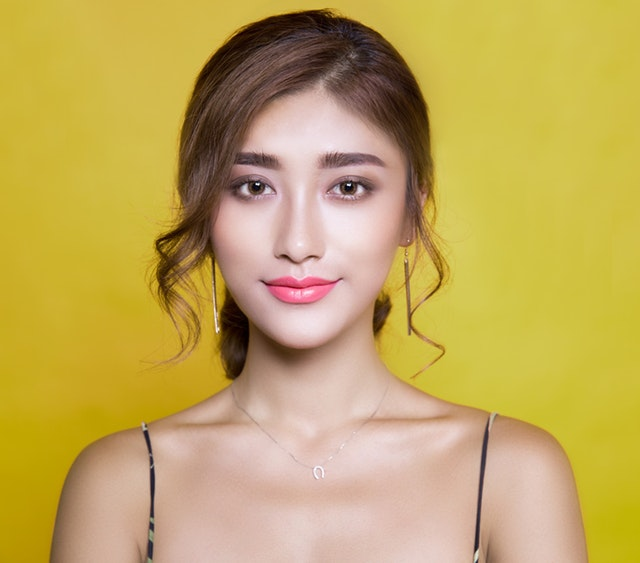
#> input picture imgs/09.jpg, 640 x 563 px
$ jupyter execute --allow-errors PersonalColor2.ipynb
#> lines starting #> are read from the running program, lines starting #| are printed output that depends on the picture; after the words box and inside, x2 and y2 are one past the last pixel; in counts of white or black regions, pixels touching at a corner belong together
[cell 1]
import numpy as np
import pandas as pd
import matplotlib.pyplot as plt
import random
import cv2 as cv

file_name = "09"
img = cv.imread("imgs/"+file_name+".jpg")
#> img is the input picture: shape (563, 640, 3); mean B, G, R 91.1, 168.2, 194.5
random.seed(11)

[cell 2]
# 피부 검출1
lower = np.array([0, 48, 80], dtype = "uint8")
upper = np.array([20, 255, 255], dtype = "uint8")

converted = cv.cvtColor(img, cv.COLOR_BGR2HSV)
#> converted: shape (563, 640, 3); mean H, S, V 23.9, 138.3, 194.5
skinMask = cv.inRange(converted, lower, upper)
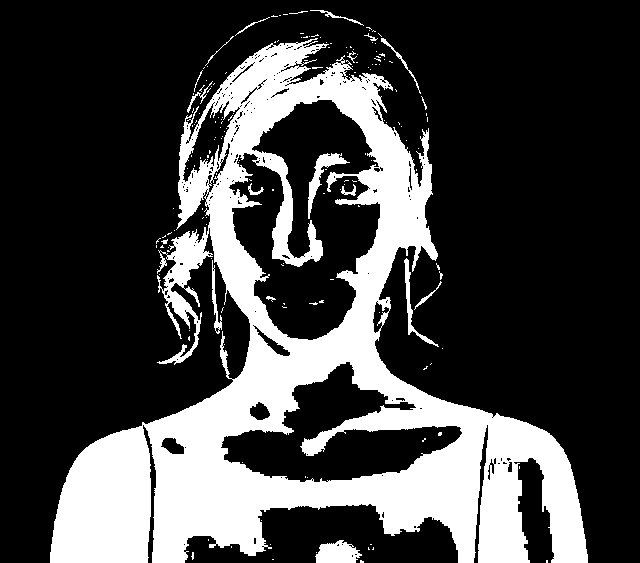
#> skinMask: shape (563, 640); 26.3% white; 173 white regions (153 under 20 px), largest, box (x1, y1, x2, y2) and area: (50, 38, 588, 563) 91262, (315, 540, 362, 563) 771, (308, 153, 350, 219) 623

kernel = cv.getStructuringElement(cv.MORPH_ELLIPSE, (11,11))
skinMask = cv.erode(skinMask, kernel, iterations = 2)
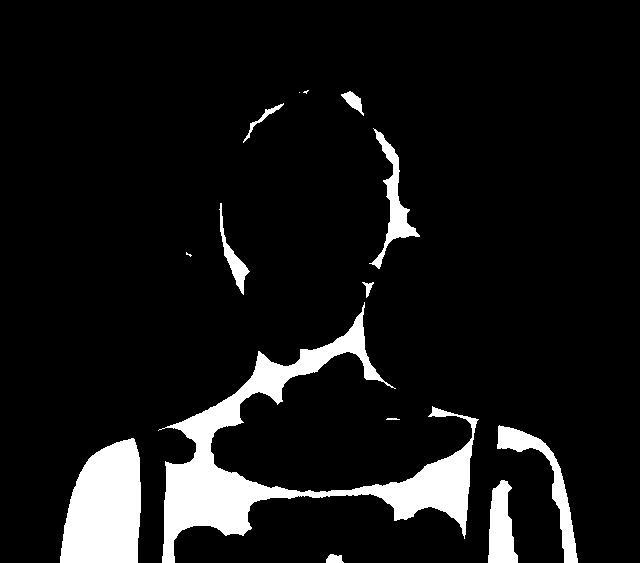
#> skinMask: shape (563, 640); 8.8% white; 14 white regions (3 under 20 px), largest, box (x1, y1, x2, y2) and area: (158, 302, 479, 563) 16891, (60, 438, 141, 563) 7950, (497, 425, 578, 563) 2163
skinMask = cv.dilate(skinMask, kernel, iterations = 2)
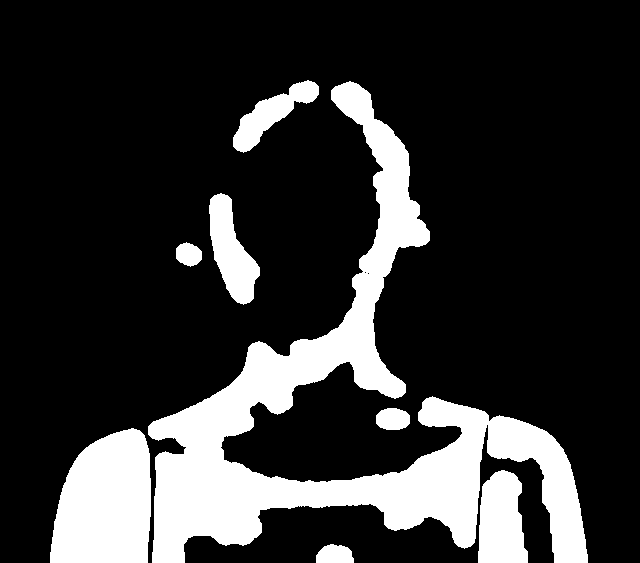
#> skinMask: shape (563, 640); 19.5% white; 8 white regions, largest, box (x1, y1, x2, y2) and area: (148, 81, 588, 563) 48325, (50, 428, 151, 563) 11044, (478, 470, 528, 563) 3717

skinMask = cv.GaussianBlur(skinMask, (3,3), 0)
skin = cv.bitwise_and(img, img, mask = skinMask)
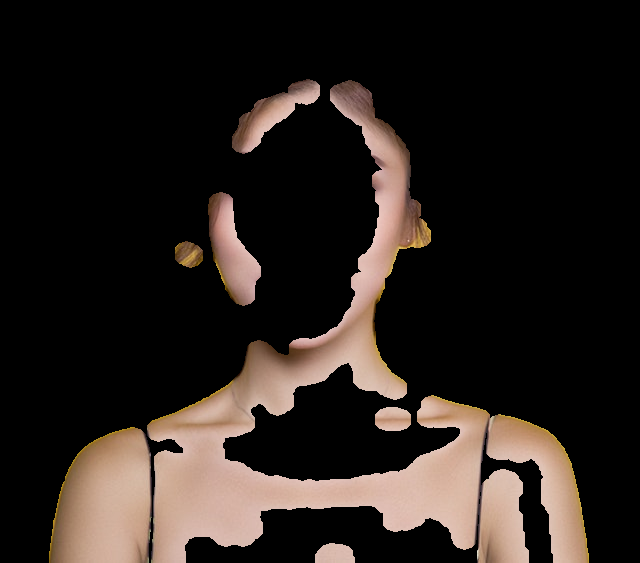
#> skin: shape (563, 640, 3); mean B, G, R 28.5, 32.8, 40.2

result = skin

[cell 3]
# 피부 검출2
img = cv.cvtColor(result, cv.COLOR_BGR2HLS)
#> img: shape (563, 640, 3); mean of channels 0, 1, 2 2.3, 34.4, 19
skin_img = img
temp_img = cv.cvtColor(img, cv.COLOR_HLS2RGB)

h, w, c = img.shape
#> h = 563; w = 640; c = 3


for i in range(h) :
    for j in range(w) :
        H = img[i][j][0]
        L = img[i][j][1]
        S = img[i][j][2]

        R = temp_img[i][j][0]
        G = temp_img[i][j][1]
        B = temp_img[i][j][2]

        LS_ratio = L/S
        skin_pixel = bool((S>=50) and (LS_ratio > 0.5) and (LS_ratio < 3.0) and ((H <= 25) or (H >= 165)))
        temp_pixel = bool((R == G) and (G == B) and (R >= 220))

        if skin_pixel :
            if temp_pixel :
                skin_img[i][j][0] = 0
                skin_img[i][j][1] = 0
                skin_img[i][j][2] = 0
            else :
                pass
        else :
            skin_img[i][j][0] = 0
            skin_img[i][j][1] = 0
            skin_img[i][j][2] = 0
#> skin_img: shape (563, 640, 3); mean of channels 0, 1, 2 2.1, 33.8, 18.6


skin_img = cv.cvtColor(skin_img, cv.COLOR_HLS2BGR)
for i in range(h) :
    for j in range(w) :
        B = skin_img[i][j][0]
        G = skin_img[i][j][1]
        R = skin_img[i][j][2]

        bg_pixel = bool(B==0 and G==0 and R==0)

        if bg_pixel :
            skin_img[i][j][0] = 255
            skin_img[i][j][1] = 255
            skin_img[i][j][2] = 255
        else :
            pass
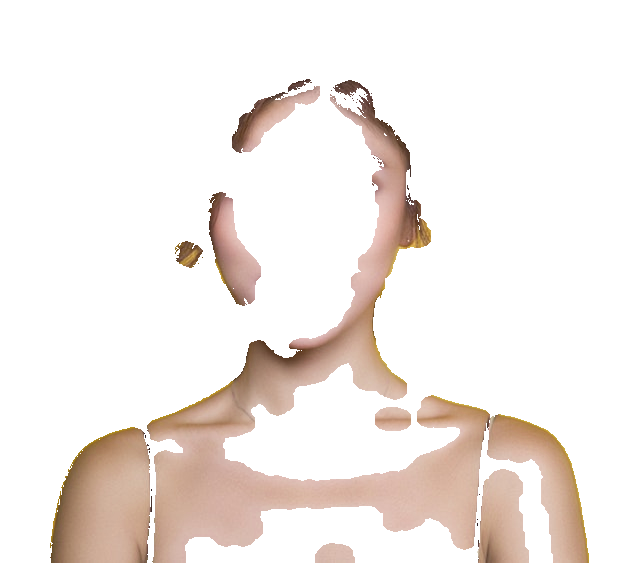
#> skin_img: shape (563, 640, 3); mean B, G, R 231.7, 235.9, 243.1

[cell 4]
from sklearn.cluster import KMeans

cvt_img = cv.cvtColor(skin_img, cv.COLOR_BGR2RGB)

cvt_img = cvt_img.reshape((cvt_img.shape[0]*cvt_img.shape[1], 3))
k = 20
clt = KMeans(n_clusters=k)
clt.fit(cvt_img)

[cell 5]
def color_ratio(clt) :
    numLabels = np.arange(0, len(np.unique(clt.labels_))+1)
    (hist, _) = np.histogram(clt.labels_, bins=numLabels)
    hist = hist.astype("float")
    hist /= hist.sum()
    return hist

# k=5이므로 다섯개의 영역에 얼마만큼의 퍼센테이지가 차지되었는지 return된다.

def plot_colors(hist, centroids):
    bar = np.zeros((50, 300, 3), dtype = "uint8")
    startX = 0

    for (percent, color) in zip(hist, centroids):
        endX = startX + (percent * 300)
        cv.rectangle(bar, (int(startX), 0), (int(endX), 50),
            color.astype("uint8").tolist(), -1)
        startX = endX
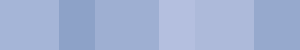
#> bar: shape (50, 300, 3); mean of channels 0, 1, 2 212.2, 177.8, 161.7; drawn as B, G, R
    return bar

[cell 6]
hist = color_ratio(clt)
temp = np.array(clt.cluster_centers_)

# hist에서 높은 값 제거, cluster_centers_에서도 제거)
del_index = hist.argmax()
hist = np.delete(hist, del_index)
temp = np.delete(temp, del_index, 0)

# hist에서 제일 낮은 값 제거, cluster_centers_ 에서도 제거
del_index = np.argmin(hist)
hist = np.delete(hist, del_index)
temp = np.delete(temp, del_index, 0)

del_index = np.argmin(hist)
hist = np.delete(hist, del_index)
temp = np.delete(temp, del_index, 0) # 3

del_index = np.argmin(hist)
hist = np.delete(hist, del_index)
temp = np.delete(temp, del_index, 0) # 4

del_index = np.argmin(hist)
hist = np.delete(hist, del_index)
temp = np.delete(temp, del_index, 0) # 5

del_index = np.argmin(hist)
hist = np.delete(hist, del_index)
temp = np.delete(temp, del_index, 0)

del_index = np.argmin(hist)
hist = np.delete(hist, del_index)
temp = np.delete(temp, del_index, 0)

del_index = np.argmin(hist)
hist = np.delete(hist, del_index)
temp = np.delete(temp, del_index, 0)

del_index = np.argmin(hist)
hist = np.delete(hist, del_index)
temp = np.delete(temp, del_index, 0)

del_index = np.argmin(hist)
hist = np.delete(hist, del_index)
temp = np.delete(temp, del_index, 0)

del_index = np.argmin(hist)
hist = np.delete(hist, del_index)
temp = np.delete(temp, del_index, 0)

del_index = np.argmin(hist)
hist = np.delete(hist, del_index)
temp = np.delete(temp, del_index, 0)

del_index = np.argmin(hist)
hist = np.delete(hist, del_index)
temp = np.delete(temp, del_index, 0)

del_index = np.argmin(hist)
hist = np.delete(hist, del_index)
temp = np.delete(temp, del_index, 0)

# 비율 재조정
hist = hist / hist.sum()

[cell 7]
# 피부톤 RGB
colors=plot_colors(hist, temp)
colors_mean = colors.mean(axis=0)
#> colors_mean = 300 rows, first 8: [215, 181, 165], [215, 181, 165], [215, 181, 165], [215, 181, 165], [215, 181, 165], [215, 181, 165], [215, 181, 165], [215, 181, 165]

# 피부톤 RGB 평균값 구하기
RGB_mean = colors_mean.mean(axis=0,dtype=int)
#> RGB_mean = [212, 177, 161]
RGB_list = RGB_mean.tolist()
#> RGB_list = [212, 177, 161]

[cell 8]
import colorsys

# RGB -> HSV
def revised_rgb_to_hsv(r, g, b):
    (h, s, v) = colorsys.rgb_to_hsv(r/255, g/255, b/255)
    h *= 360
    s *= 100
    v *= 100
    return round(h), round(s), round(v)

hsv = revised_rgb_to_hsv(RGB_list[0], RGB_list[1], RGB_list[2])
#> hsv = (19, 24, 83)

$ run again, with imgs/01.jpg copied over imgs/09.jpg
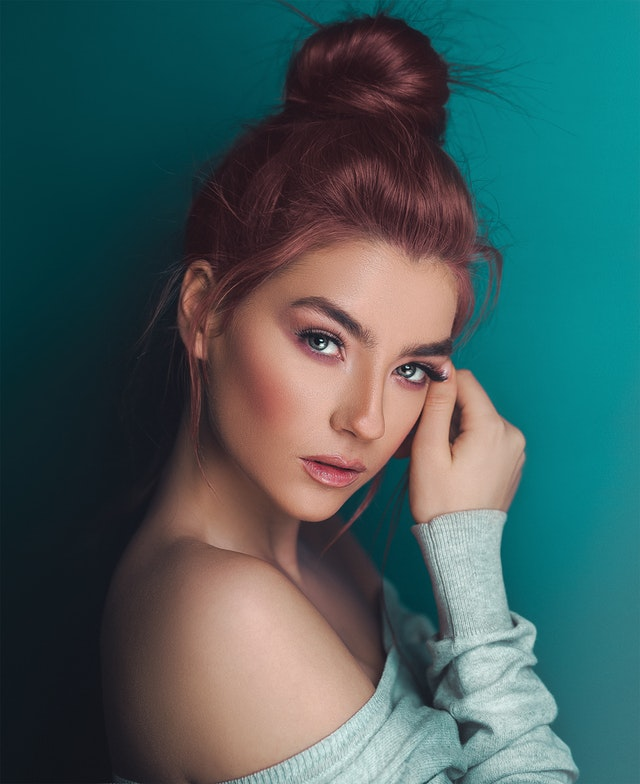
#> input picture imgs/01.jpg, 640 x 784 px
#> img is the input picture: shape (784, 640, 3); mean B, G, R 93.3, 92.9, 66.6
#> converted: shape (784, 640, 3); mean H, S, V 83.5, 143.3, 108.8
#> `skinMask = cv.inRange(converted, lower, upper)`:
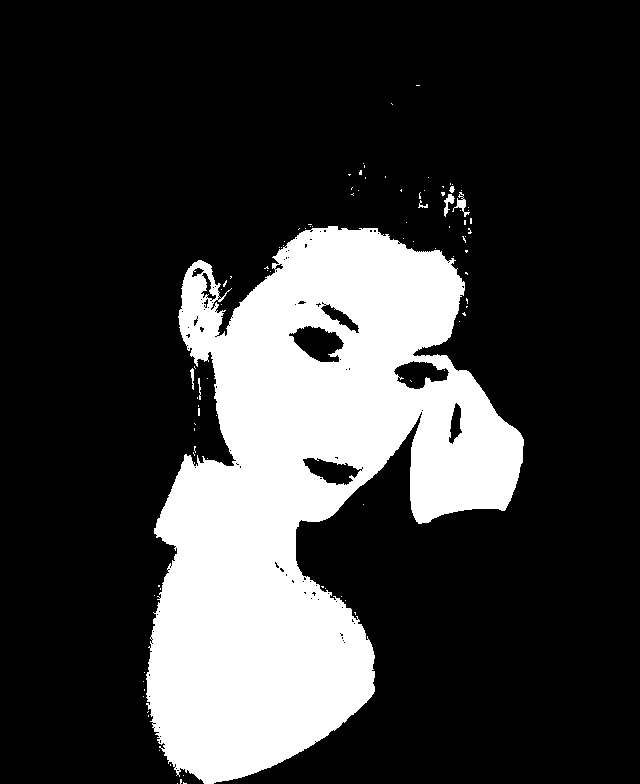
#> skinMask: shape (784, 640); 22.7% white; 97 white regions (90 under 20 px), largest, box (x1, y1, x2, y2) and area: (146, 226, 524, 784) 113249, (452, 192, 470, 217) 129, (444, 194, 455, 217) 107
#> img: shape (784, 640, 3); mean of channels 0, 1, 2 2.1, 31.5, 17.9
#> after the loop in plot_colors, `for (percent, color) in zip(hist, centroids):`:
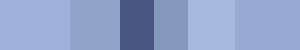
#> bar: shape (50, 300, 3); mean of channels 0, 1, 2 199.7, 160.6, 144.4; drawn as B, G, R
#> colors_mean = 300 rows, first 8: [216, 176, 160], [216, 176, 160], [216, 176, 160], [216, 176, 160], [216, 176, 160], [216, 176, 160], [216, 176, 160], [216, 176, 160]
#> RGB_mean = [199, 160, 144]
#> hsv = (17, 28, 78)

$ run again, with imgs/02.jpg copied over imgs/09.jpg
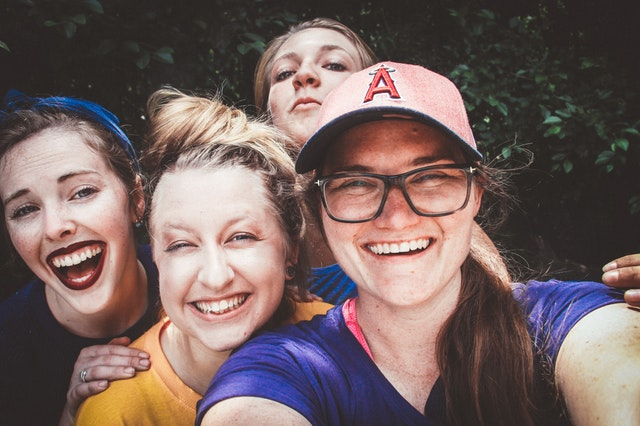
#> input picture imgs/02.jpg, 640 x 426 px
#> img is the input picture: shape (426, 640, 3); mean B, G, R 96.3, 98.7, 117.6
#> converted: shape (426, 640, 3); mean H, S, V 29.5, 62.1, 122.7
#> `skinMask = cv.inRange(converted, lower, upper)`:
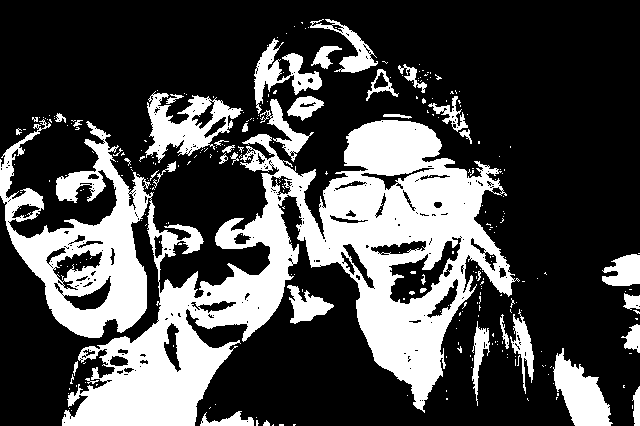
#> skinMask: shape (426, 640); 29.4% white; 299 white regions (258 under 20 px), largest, box (x1, y1, x2, y2) and area: (0, 119, 520, 426) 63344, (145, 91, 243, 163) 3035, (553, 348, 613, 426) 2460
#> img: shape (426, 640, 3); mean of channels 0, 1, 2 1.5, 24.4, 17.6
#> after the loop in plot_colors, `for (percent, color) in zip(hist, centroids):`:
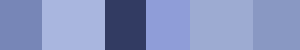
#> bar: shape (50, 300, 3); mean of channels 0, 1, 2 192.2, 147.8, 134.4; drawn as B, G, R
#> colors_mean = 300 rows, first 8: [183, 134, 119], [183, 134, 119], [183, 134, 119], [183, 134, 119], [183, 134, 119], [183, 134, 119], [183, 134, 119], [183, 134, 119]
#> RGB_mean = [192, 147, 134]
#> hsv = (13, 30, 75)

$ run again, with imgs/03.jpg copied over imgs/09.jpg
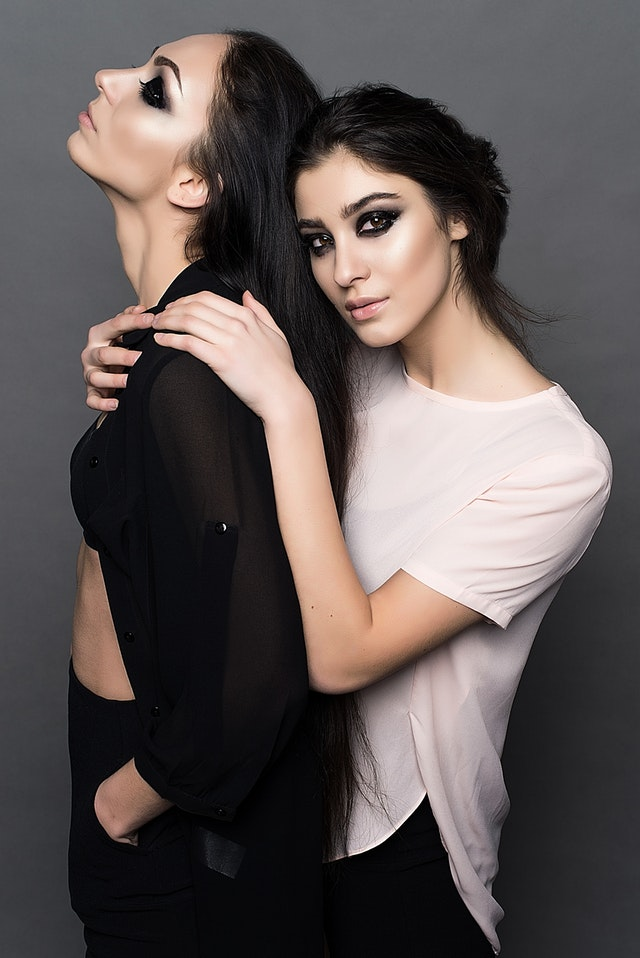
#> input picture imgs/03.jpg, 640 x 958 px
#> img is the input picture: shape (958, 640, 3); mean B, G, R 84.6, 85.9, 94.6
#> converted: shape (958, 640, 3); mean H, S, V 85, 42.1, 96.6
#> `skinMask = cv.inRange(converted, lower, upper)`:
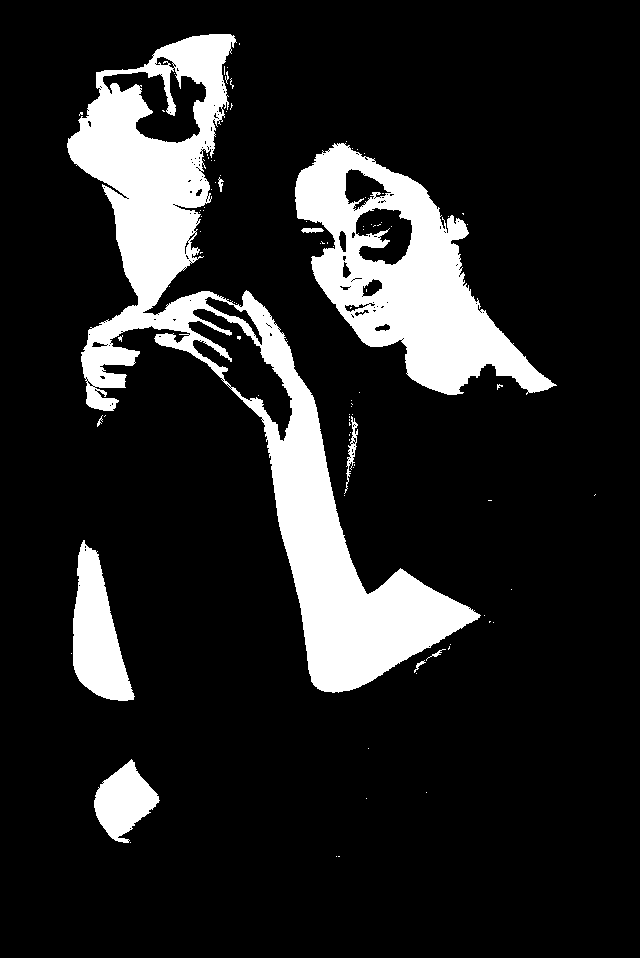
#> skinMask: shape (958, 640); 14.8% white; 99 white regions (88 under 20 px), largest, box (x1, y1, x2, y2) and area: (67, 34, 481, 693) 54656, (295, 143, 557, 395) 26642, (73, 540, 135, 701) 5655
#> img: shape (958, 640, 3); mean of channels 0, 1, 2 1.3, 20.6, 13.3
#> after the loop in plot_colors, `for (percent, color) in zip(hist, centroids):`:
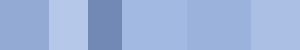
#> bar: shape (50, 300, 3); mean of channels 0, 1, 2 218.6, 178.4, 156.6; drawn as B, G, R
#> colors_mean = 300 rows, first 8: [212, 170, 147], [212, 170, 147], [212, 170, 147], [212, 170, 147], [212, 170, 147], [212, 170, 147], [212, 170, 147], [212, 170, 147]
#> RGB_mean = [218, 178, 156]
#> hsv = (21, 28, 85)
